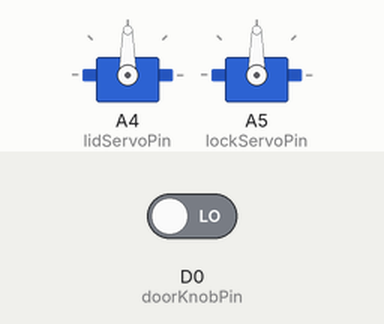
Simulated run of this sketch. Board: Particle Photon. Shown: 2 × servo. The inputs (shaded band) are chosen by the test bench; at power-on: D0 (doorKnobPin) LOW. At 4.7 s the program stops and its outputs stay as they are.

Above: at 1.2 s.
1.3 s: D0 (doorKnobPin) driven HIGH
At 1.42 s:
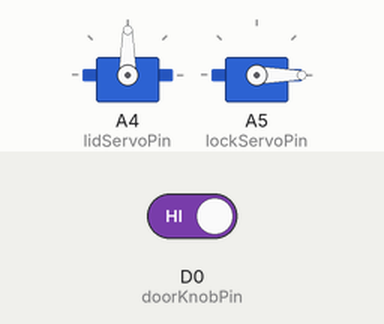
At 5.6 s:
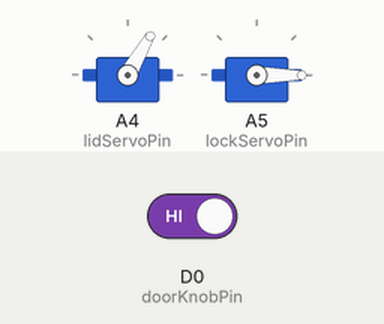
Timing chart, 0 to 6.2 s (numbered marks = the images above; inputs shaded):
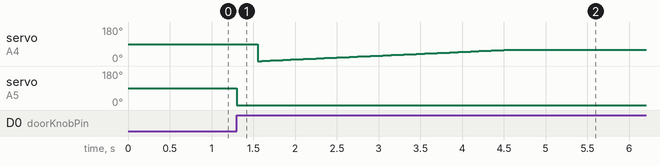

The sketch:

sintsurprise.ino
```cpp
//initiate the servos:
Servo lidServo;
int lidServoPin = A4;
int lidOpen = 61; // in degrees
int lidClose = 0;
int lidStatus = 0;

Servo lockServo;
int lockServoPin = A5;
int lockOpenPos = 0;
int lockClosePos = 90;

//have a manual pin to open the box
int doorKnobPin = D0;

void setup() {
  //initiate the servos
  lidServo.attach(lidServoPin);
  lockServo.attach(lockServoPin);

  //initiatie the manual pin
  pinMode(doorKnobPin,INPUT_PULLDOWN);

  //these functions can be called from the Particle Cloud.
  Particle.function("testSurprise",surprise);
  Particle.function("lock",lock);

}

void loop() {

  //test for the doorKnobPin, if connected, open the box
  if (digitalRead(doorKnobPin)==HIGH){
    surprise("open");
    delay(100);
  }

  //once the box has been opened, this hangs the code, and also freezes the
  //servo, so the lid will not close anymore.
  if (lidStatus == 1){
    while(1);
  }
}

int surprise(String command){
  //open both the lock and the lid, in succesion. The for loop for the lid is
  //needed to keep it in check: otherwise it flips open too fast.
  if (command == "open"){
    lockServo.write(lockOpenPos);
    delay(250);
    for (int n = lidClose; n < lidOpen; n++){
      lidServo.write(n);
      delay(50);
    }
    lidServo.detach();
    lidStatus = 1;

    //delay(1000);
  } else if (command == "close"){
    lockServo.write(lockOpenPos);
    delay(250);
    for (int n = lidOpen; n > lidClose; n=n-1){
      lidServo.write(n);
      delay(50);
    }
    lockServo.write(lockClosePos);
    delay(10);
    } else {
      return -1;
    }
    return 1;
}


int lock(String command){
    if (command == "open"){
        lockServo.write(lockOpenPos);
    } else if (command == "close"){
        lockServo.write(lockClosePos);
    } else {
        return -1;
    }
    return 1;
}
```

Measured:
- after the input at 1.3 s, servo on A5 (lockServoPin): 90° → 0° at once
